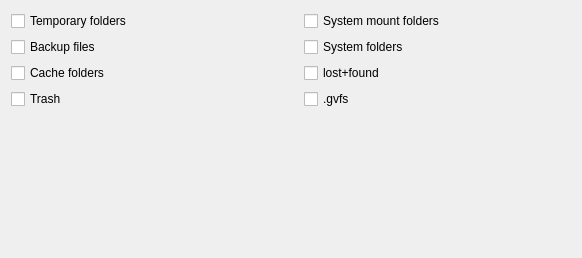
             <widget class="QWidget" name="exclude_templates">
              <property name="geometry">
               <rect>
                <x>0</x>
                <y>0</y>
                <width>582</width>
                <height>258</height>
               </rect>
              </property>
              <attribute name="label">
               <string>Templates</string>
              </attribute>
              <layout class="QGridLayout" name="gridLayout_11">
               <item row="0" column="0">
                <widget class="QCheckBox" name="checkBox_excludeTemp">
                 <property name="sizePolicy">
                  <sizepolicy hsizetype="Minimum" vsizetype="Minimum">
                   <horstretch>0</horstretch>
                   <verstretch>0</verstretch>
                  </sizepolicy>
                 </property>
                 <property name="maximumSize">
                  <size>
                   <width>16777215</width>
                   <height>16777215</height>
                  </size>
                 </property>
                 <property name="font">
                  <font>
                   <weight>50</weight>
                   <bold>false</bold>
                  </font>
                 </property>
                 <property name="cursor">
                  <cursorShape>PointingHandCursor</cursorShape>
                 </property>
                 <property name="toolTip">
                  <string>Exclude all temp folders (**/*tmp*/)</string>
                 </property>
                 <property name="layoutDirection">
                  <enum>Qt::LeftToRight</enum>
                 </property>
                 <property name="text">
                  <string>Temporary folders</string>
                 </property>
                 <property name="checked">
                  <bool>false</bool>
                 </property>
                </widget>
               </item>
               <item row="0" column="2">
                <widget class="QCheckBox" name="checkBox_excludeMount">
                 <property name="sizePolicy">
                  <sizepolicy hsizetype="Minimum" vsizetype="Minimum">
                   <horstretch>0</horstretch>
                   <verstretch>0</verstretch>
                  </sizepolicy>
                 </property>
                 <property name="maximumSize">
                  <size>
                   <width>16777215</width>
                   <height>16777215</height>
                  </size>
                 </property>
                 <property name="font">
                  <font>
                   <weight>50</weight>
                   <bold>false</bold>
                  </font>
                 </property>
                 <property name="cursor">
                  <cursorShape>PointingHandCursor</cursorShape>
                 </property>
                 <property name="toolTip">
                  <string>Exclude system mount folders /mnt &amp; /media (/mnt/*/**, /media/*/**)</string>
                 </property>
                 <property name="layoutDirection">
                  <enum>Qt::LeftToRight</enum>
                 </property>
                 <property name="text">
                  <string>System mount folders</string>
                 </property>
                 <property name="checked">
                  <bool>false</bool>
                 </property>
                </widget>
               </item>
               <item row="1" column="0">
                <widget class="QCheckBox" name="checkBox_excludeBackup">
                 <property name="sizePolicy">
                  <sizepolicy hsizetype="Minimum" vsizetype="Minimum">
                   <horstretch>0</horstretch>
                   <verstretch>0</verstretch>
                  </sizepolicy>
                 </property>
                 <property name="minimumSize">
                  <size>
                   <width>0</width>
                   <height>0</height>
                  </size>
                 </property>
                 <property name="maximumSize">
                  <size>
                   <width>16777215</width>
                   <height>16777215</height>
                  </size>
                 </property>
                 <property name="font">
                  <font>
                   <weight>50</weight>
                   <bold>false</bold>
                  </font>
                 </property>
                 <property name="cursor">
                  <cursorShape>PointingHandCursor</cursorShape>
                 </property>
                 <property name="toolTip">
                  <string>Exclude all backup files &amp; folders (**~)</string>
                 </property>
                 <property name="layoutDirection">
                  <enum>Qt::LeftToRight</enum>
                 </property>
                 <property name="text">
                  <string>Backup files</string>
                 </property>
                 <property name="checked">
                  <bool>false</bool>
                 </property>
                </widget>
               </item>
               <item row="1" column="2">
                <widget class="QCheckBox" name="checkBox_excludeSystem">
                 <property name="sizePolicy">
                  <sizepolicy hsizetype="Minimum" vsizetype="Minimum">
                   <horstretch>0</horstretch>
                   <verstretch>0</verstretch>
                  </sizepolicy>
                 </property>
                 <property name="maximumSize">
                  <size>
                   <width>16777215</width>
                   <height>16777215</height>
                  </size>
                 </property>
                 <property name="font">
                  <font>
                   <weight>50</weight>
                   <bold>false</bold>
                  </font>
                 </property>
                 <property name="cursor">
                  <cursorShape>PointingHandCursor</cursorShape>
                 </property>
                 <property name="toolTip">
                  <string>Exclude system folders /var, /proc, /dev &amp; /sys (/var/run/**, /run/**, /proc/**, /dev/**, /sys/**)</string>
                 </property>
                 <property name="layoutDirection">
                  <enum>Qt::LeftToRight</enum>
                 </property>
                 <property name="text">
                  <string>System folders</string>
                 </property>
                 <property name="checked">
                  <bool>false</bool>
                 </property>
                </widget>
               </item>
               <item row="2" column="0">
                <widget class="QCheckBox" name="checkBox_excludeCache">
                 <property name="sizePolicy">
                  <sizepolicy hsizetype="Minimum" vsizetype="Minimum">
                   <horstretch>0</horstretch>
                   <verstretch>0</verstretch>
                  </sizepolicy>
                 </property>
                 <property name="maximumSize">
                  <size>
                   <width>16777215</width>
                   <height>16777215</height>
                  </size>
                 </property>
                 <property name="font">
                  <font>
                   <weight>50</weight>
                   <bold>false</bold>
                  </font>
                 </property>
                 <property name="cursor">
                  <cursorShape>PointingHandCursor</cursorShape>
                 </property>
                 <property name="toolTip">
                  <string>Exclude all cache folders (**/*cache*/ &amp; **/*Cache*/)</string>
                 </property>
                 <property name="layoutDirection">
                  <enum>Qt::LeftToRight</enum>
                 </property>
                 <property name="text">
                  <string>Cache folders</string>
                 </property>
                 <property name="checked">
                  <bool>false</bool>
                 </property>
                </widget>
               </item>
               <item row="2" column="2">
                <widget class="QCheckBox" name="checkBox_excludeLostFound">
                 <property name="sizePolicy">
                  <sizepolicy hsizetype="Minimum" vsizetype="Minimum">
                   <horstretch>0</horstretch>
                   <verstretch>0</verstretch>
                  </sizepolicy>
                 </property>
                 <property name="maximumSize">
                  <size>
                   <width>16777215</width>
                   <height>16777215</height>
                  </size>
                 </property>
                 <property name="font">
                  <font>
                   <weight>50</weight>
                   <bold>false</bold>
                  </font>
                 </property>
                 <property name="cursor">
                  <cursorShape>PointingHandCursor</cursorShape>
                 </property>
                 <property name="toolTip">
                  <string>Exclude all &quot;lost+found&quot; folders (**/lost+found*/)</string>
                 </property>
                 <property name="layoutDirection">
                  <enum>Qt::LeftToRight</enum>
                 </property>
                 <property name="text">
                  <string>lost+found</string>
                 </property>
                 <property name="checked">
                  <bool>false</bool>
                 </property>
                </widget>
               </item>
               <item row="3" column="0">
                <widget class="QCheckBox" name="checkBox_excludeTrash">
                 <property name="sizePolicy">
                  <sizepolicy hsizetype="Minimum" vsizetype="Minimum">
                   <horstretch>0</horstretch>
                   <verstretch>0</verstretch>
                  </sizepolicy>
                 </property>
                 <property name="maximumSize">
                  <size>
                   <width>16777215</width>
                   <height>16777215</height>
                  </size>
                 </property>
                 <property name="font">
                  <font>
                   <weight>50</weight>
                   <bold>false</bold>
                  </font>
                 </property>
                 <property name="cursor">
                  <cursorShape>PointingHandCursor</cursorShape>
                 </property>
                 <property name="toolTip">
                  <string>Exclude all user's trash folders (**/*Trash*/, **/*trash*/)</string>
                 </property>
                 <property name="layoutDirection">
                  <enum>Qt::LeftToRight</enum>
                 </property>
                 <property name="text">
                  <string>Trash</string>
                 </property>
                 <property name="checked">
                  <bool>false</bool>
                 </property>
                </widget>
               </item>
               <item row="3" column="2">
                <widget class="QCheckBox" name="checkBox_excludeGVFS">
                 <property name="sizePolicy">
                  <sizepolicy hsizetype="Minimum" vsizetype="Minimum">
                   <horstretch>0</horstretch>
                   <verstretch>0</verstretch>
                  </sizepolicy>
                 </property>
                 <property name="maximumSize">
                  <size>
                   <width>16777215</width>
                   <height>16777215</height>
                  </size>
                 </property>
                 <property name="font">
                  <font>
                   <weight>50</weight>
                   <bold>false</bold>
                  </font>
                 </property>
                 <property name="cursor">
                  <cursorShape>PointingHandCursor</cursorShape>
                 </property>
                 <property name="toolTip">
                  <string>Exclude all user's .gvfs folders (**/.gvfs/)</string>
                 </property>
                 <property name="layoutDirection">
                  <enum>Qt::LeftToRight</enum>
                 </property>
                 <property name="text">
                  <string notr="true">.gvfs</string>
                 </property>
                 <property name="checked">
                  <bool>false</bool>
                 </property>
                </widget>
               </item>
               <item row="4" column="1">
                <spacer name="verticalSpacer">
                 <property name="orientation">
                  <enum>Qt::Vertical</enum>
                 </property>
                 <property name="sizeHint" stdset="0">
                  <size>
                   <width>20</width>
                   <height>2</height>
                  </size>
                 </property>
                </spacer>
               </item>
              </layout>
             </widget>
